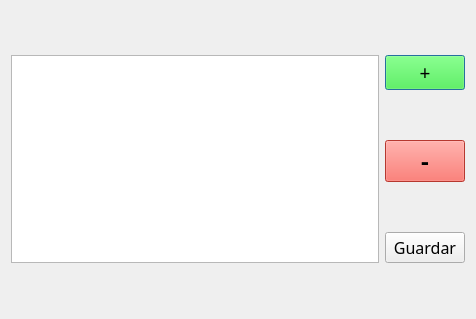
<?xml version="1.0" encoding="UTF-8"?>
<ui version="4.0">
 <class>Registro</class>
 <widget class="QDialog" name="Registro">
  <property name="geometry">
   <rect>
    <x>0</x>
    <y>0</y>
    <width>476</width>
    <height>319</height>
   </rect>
  </property>
  <property name="windowTitle">
   <string>Dialog</string>
  </property>
  <layout class="QGridLayout" name="gridLayout">
   <item row="0" column="0" rowspan="3">
    <widget class="QTableWidget" name="outProductos"/>
   </item>
   <item row="0" column="1">
    <widget class="QPushButton" name="btnAgregar">
     <property name="font">
      <font>
       <family>Stencil</family>
       <pointsize>14</pointsize>
       <weight>50</weight>
       <bold>false</bold>
      </font>
     </property>
     <property name="styleSheet">
      <string notr="true">background-color: rgb(43, 255, 32);</string>
     </property>
     <property name="text">
      <string>+</string>
     </property>
    </widget>
   </item>
   <item row="1" column="1">
    <widget class="QPushButton" name="btnEliminar">
     <property name="font">
      <font>
       <family>Script MT Bold</family>
       <pointsize>18</pointsize>
       <weight>75</weight>
       <bold>true</bold>
      </font>
     </property>
     <property name="styleSheet">
      <string notr="true">background-color: rgb(255, 78, 66);</string>
     </property>
     <property name="text">
      <string>-</string>
     </property>
    </widget>
   </item>
   <item row="2" column="1">
    <widget class="QPushButton" name="btnGuardar">
     <property name="font">
      <font>
       <family>Segoe Print</family>
       <pointsize>12</pointsize>
      </font>
     </property>
     <property name="text">
      <string>Guardar</string>
     </property>
    </widget>
   </item>
  </layout>
 </widget>
 <resources/>
 <connections/>
</ui>
